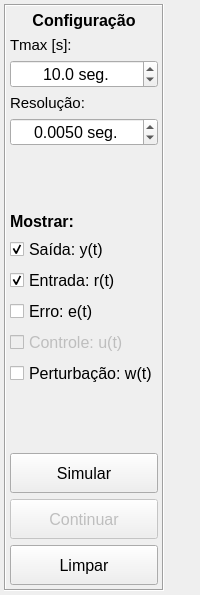
      <widget class="QWidget" name="tabSimul">
       <attribute name="title">
        <string>Simulação</string>
       </attribute>
       <layout class="QHBoxLayout" name="horizontalLayout_2">
        <property name="margin">
         <number>4</number>
        </property>
        <item>
         <widget class="QFrame" name="frameSimul">
          <property name="minimumSize">
           <size>
            <width>160</width>
            <height>0</height>
           </size>
          </property>
          <property name="maximumSize">
           <size>
            <width>160</width>
            <height>16777215</height>
           </size>
          </property>
          <property name="autoFillBackground">
           <bool>false</bool>
          </property>
          <property name="frameShape">
           <enum>QFrame::Box</enum>
          </property>
          <property name="frameShadow">
           <enum>QFrame::Sunken</enum>
          </property>
          <property name="lineWidth">
           <number>1</number>
          </property>
          <property name="midLineWidth">
           <number>0</number>
          </property>
          <layout class="QVBoxLayout" name="verticalLayout_2">
           <property name="margin">
            <number>4</number>
           </property>
           <item>
            <widget class="QLabel" name="labelSimulTit">
             <property name="minimumSize">
              <size>
               <width>0</width>
               <height>20</height>
              </size>
             </property>
             <property name="maximumSize">
              <size>
               <width>16777215</width>
               <height>20</height>
              </size>
             </property>
             <property name="font">
              <font>
               <pointsize>12</pointsize>
               <weight>75</weight>
               <bold>true</bold>
              </font>
             </property>
             <property name="text">
              <string>Configuração</string>
             </property>
             <property name="alignment">
              <set>Qt::AlignCenter</set>
             </property>
            </widget>
           </item>
           <item>
            <widget class="QLabel" name="labelTmax">
             <property name="font">
              <font>
               <pointsize>11</pointsize>
              </font>
             </property>
             <property name="text">
              <string notr="true">Tmax [s]:</string>
             </property>
            </widget>
           </item>
           <item>
            <widget class="QDoubleSpinBox" name="doubleSpinBoxTmax">
             <property name="minimumSize">
              <size>
               <width>0</width>
               <height>25</height>
              </size>
             </property>
             <property name="font">
              <font>
               <pointsize>12</pointsize>
              </font>
             </property>
             <property name="toolTip">
              <string>Entre com o tempo máximo de simulação</string>
             </property>
             <property name="alignment">
              <set>Qt::AlignCenter</set>
             </property>
             <property name="buttonSymbols">
              <enum>QAbstractSpinBox::UpDownArrows</enum>
             </property>
             <property name="suffix">
              <string> seg.</string>
             </property>
             <property name="decimals">
              <number>1</number>
             </property>
             <property name="maximum">
              <double>2000.000000000000000</double>
             </property>
             <property name="value">
              <double>10.000000000000000</double>
             </property>
            </widget>
           </item>
           <item>
            <widget class="QLabel" name="labelRes">
             <property name="font">
              <font>
               <pointsize>11</pointsize>
              </font>
             </property>
             <property name="text">
              <string notr="true">Resolução:</string>
             </property>
            </widget>
           </item>
           <item>
            <widget class="QDoubleSpinBox" name="doubleSpinBoxResT">
             <property name="minimumSize">
              <size>
               <width>0</width>
               <height>25</height>
              </size>
             </property>
             <property name="font">
              <font>
               <pointsize>12</pointsize>
              </font>
             </property>
             <property name="toolTip">
              <string>Entre com a resolução da simulação</string>
             </property>
             <property name="alignment">
              <set>Qt::AlignCenter</set>
             </property>
             <property name="buttonSymbols">
              <enum>QAbstractSpinBox::UpDownArrows</enum>
             </property>
             <property name="suffix">
              <string> seg.</string>
             </property>
             <property name="decimals">
              <number>4</number>
             </property>
             <property name="maximum">
              <double>0.500000000000000</double>
             </property>
             <property name="singleStep">
              <double>0.005000000000000</double>
             </property>
             <property name="value">
              <double>0.005000000000000</double>
             </property>
            </widget>
           </item>
           <item>
            <spacer name="verticalSpacer_2">
             <property name="orientation">
              <enum>Qt::Vertical</enum>
             </property>
             <property name="sizeHint" stdset="0">
              <size>
               <width>20</width>
               <height>60</height>
              </size>
             </property>
            </spacer>
           </item>
           <item>
            <widget class="QLabel" name="labelMostrar">
             <property name="font">
              <font>
               <pointsize>12</pointsize>
               <weight>75</weight>
               <bold>true</bold>
              </font>
             </property>
             <property name="text">
              <string>Mostrar:</string>
             </property>
            </widget>
           </item>
           <item>
            <widget class="QCheckBox" name="checkBoxSaida">
             <property name="font">
              <font>
               <pointsize>12</pointsize>
               <weight>50</weight>
               <italic>false</italic>
               <bold>false</bold>
              </font>
             </property>
             <property name="toolTip">
              <string>Selecione para mostrar o sinal de saída y(t)</string>
             </property>
             <property name="text">
              <string>Saída: y(t)</string>
             </property>
             <property name="checked">
              <bool>true</bool>
             </property>
            </widget>
           </item>
           <item>
            <widget class="QCheckBox" name="checkBoxEntrada">
             <property name="font">
              <font>
               <pointsize>12</pointsize>
              </font>
             </property>
             <property name="toolTip">
              <string>Selecione para mostrar o sinal de entrada r(t)</string>
             </property>
             <property name="text">
              <string>Entrada: r(t)</string>
             </property>
             <property name="checked">
              <bool>true</bool>
             </property>
            </widget>
           </item>
           <item>
            <widget class="QCheckBox" name="checkBoxErro">
             <property name="font">
              <font>
               <pointsize>12</pointsize>
              </font>
             </property>
             <property name="toolTip">
              <string>Selecione para mostrar o sinal de erro e(t)</string>
             </property>
             <property name="text">
              <string>Erro: e(t)</string>
             </property>
            </widget>
           </item>
           <item>
            <widget class="QCheckBox" name="checkBoxControle">
             <property name="enabled">
              <bool>false</bool>
             </property>
             <property name="font">
              <font>
               <pointsize>12</pointsize>
              </font>
             </property>
             <property name="toolTip">
              <string>Selecione para mostrar o sinal de controle u(t)</string>
             </property>
             <property name="text">
              <string>Controle: u(t)</string>
             </property>
            </widget>
           </item>
           <item>
            <widget class="QCheckBox" name="checkBoxPert">
             <property name="font">
              <font>
               <pointsize>12</pointsize>
              </font>
             </property>
             <property name="toolTip">
              <string>Selecione para mostrar o sinal de perturbação w(t)</string>
             </property>
             <property name="text">
              <string>Perturbação: w(t)</string>
             </property>
            </widget>
           </item>
           <item>
            <spacer name="verticalSpacer">
             <property name="orientation">
              <enum>Qt::Vertical</enum>
             </property>
             <property name="sizeHint" stdset="0">
              <size>
               <width>20</width>
               <height>61</height>
              </size>
             </property>
            </spacer>
           </item>
           <item>
            <widget class="QPushButton" name="btnSimul">
             <property name="minimumSize">
              <size>
               <width>0</width>
               <height>40</height>
              </size>
             </property>
             <property name="font">
              <font>
               <pointsize>12</pointsize>
              </font>
             </property>
             <property name="toolTip">
              <string>Iniciar simulação no domínio do tempo</string>
             </property>
             <property name="text">
              <string>Simular</string>
             </property>
            </widget>
           </item>
           <item>
            <widget class="QPushButton" name="btnContinuar">
             <property name="enabled">
              <bool>false</bool>
             </property>
             <property name="minimumSize">
              <size>
               <width>0</width>
               <height>40</height>
              </size>
             </property>
             <property name="font">
              <font>
               <pointsize>12</pointsize>
              </font>
             </property>
             <property name="toolTip">
              <string>Continuar a simulação</string>
             </property>
             <property name="text">
              <string>Continuar</string>
             </property>
            </widget>
           </item>
           <item>
            <widget class="QPushButton" name="btnLimparSimul">
             <property name="minimumSize">
              <size>
               <width>0</width>
               <height>40</height>
              </size>
             </property>
             <property name="font">
              <font>
               <pointsize>12</pointsize>
              </font>
             </property>
             <property name="toolTip">
              <string>Limpar a área do gráfico</string>
             </property>
             <property name="text">
              <string>Limpar</string>
             </property>
            </widget>
           </item>
          </layout>
         </widget>
        </item>
        <item>
         <layout class="QVBoxLayout" name="VBoxLayoutSimul">
          <item>
           <widget class="MatplotlibWidget" name="mplSimul"/>
          </item>
         </layout>
        </item>
       </layout>
      </widget>
